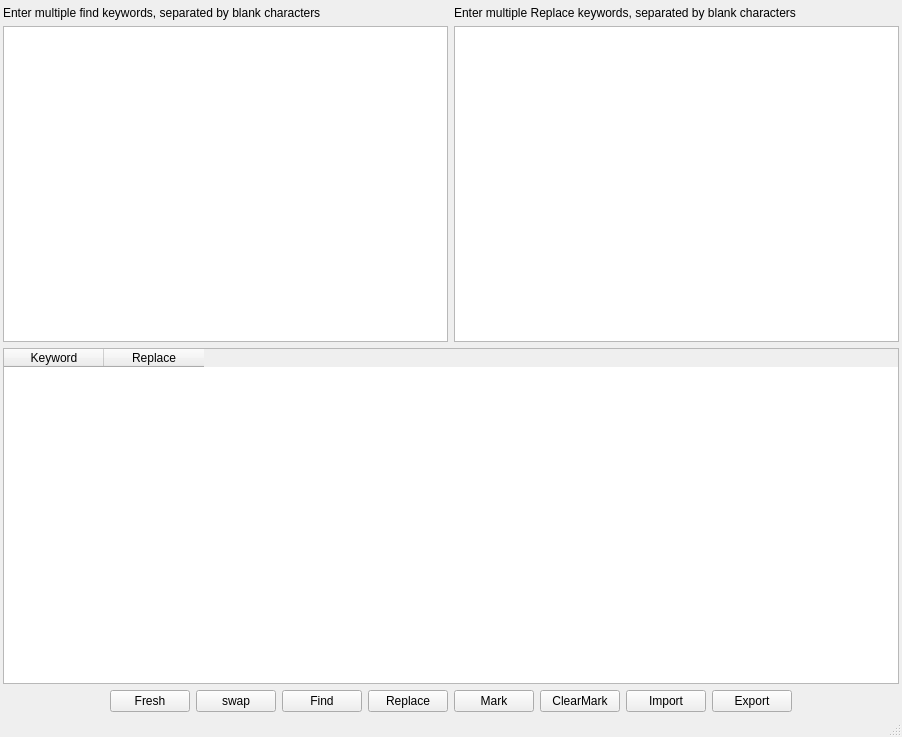
<?xml version="1.0" encoding="UTF-8"?>
<ui version="4.0">
 <class>BatchFindReplaceClass</class>
 <widget class="QMainWindow" name="BatchFindReplaceClass">
  <property name="geometry">
   <rect>
    <x>0</x>
    <y>0</y>
    <width>902</width>
    <height>737</height>
   </rect>
  </property>
  <property name="windowTitle">
   <string>BatchFindReplace</string>
  </property>
  <widget class="QWidget" name="centralWidget">
   <layout class="QVBoxLayout" name="verticalLayout_3">
    <property name="leftMargin">
     <number>3</number>
    </property>
    <property name="topMargin">
     <number>6</number>
    </property>
    <property name="rightMargin">
     <number>3</number>
    </property>
    <property name="bottomMargin">
     <number>3</number>
    </property>
    <item>
     <layout class="QHBoxLayout" name="horizontalLayout_2">
      <item>
       <layout class="QVBoxLayout" name="verticalLayout">
        <item>
         <widget class="QLabel" name="label">
          <property name="text">
           <string>Enter multiple find keywords, separated by blank characters</string>
          </property>
         </widget>
        </item>
        <item>
         <widget class="QPlainTextEdit" name="findKeywordEdit"/>
        </item>
       </layout>
      </item>
      <item>
       <layout class="QVBoxLayout" name="verticalLayout_2">
        <item>
         <widget class="QLabel" name="label_2">
          <property name="text">
           <string>Enter multiple Replace keywords, separated by blank characters</string>
          </property>
         </widget>
        </item>
        <item>
         <widget class="QPlainTextEdit" name="replaceKeywordEdit"/>
        </item>
       </layout>
      </item>
     </layout>
    </item>
    <item>
     <widget class="QTableWidget" name="findReplaceTable">
      <attribute name="horizontalHeaderVisible">
       <bool>true</bool>
      </attribute>
      <column>
       <property name="text">
        <string>Keyword</string>
       </property>
      </column>
      <column>
       <property name="text">
        <string>Replace</string>
       </property>
      </column>
     </widget>
    </item>
    <item>
     <layout class="QHBoxLayout" name="horizontalLayout">
      <item>
       <spacer name="horizontalSpacer">
        <property name="orientation">
         <enum>Qt::Horizontal</enum>
        </property>
        <property name="sizeHint" stdset="0">
         <size>
          <width>40</width>
          <height>20</height>
         </size>
        </property>
       </spacer>
      </item>
      <item>
       <widget class="QPushButton" name="freshBt">
        <property name="text">
         <string>Fresh</string>
        </property>
       </widget>
      </item>
      <item>
       <widget class="QPushButton" name="swapBt">
        <property name="text">
         <string>swap</string>
        </property>
       </widget>
      </item>
      <item>
       <widget class="QPushButton" name="findBt">
        <property name="text">
         <string>Find</string>
        </property>
       </widget>
      </item>
      <item>
       <widget class="QPushButton" name="replaceBt">
        <property name="text">
         <string>Replace</string>
        </property>
       </widget>
      </item>
      <item>
       <widget class="QPushButton" name="markBt">
        <property name="text">
         <string>Mark</string>
        </property>
       </widget>
      </item>
      <item>
       <widget class="QPushButton" name="pushButton">
        <property name="text">
         <string>ClearMark</string>
        </property>
       </widget>
      </item>
      <item>
       <widget class="QPushButton" name="importBt">
        <property name="text">
         <string>Import</string>
        </property>
       </widget>
      </item>
      <item>
       <widget class="QPushButton" name="exportBt">
        <property name="text">
         <string>Export</string>
        </property>
       </widget>
      </item>
      <item>
       <spacer name="horizontalSpacer_2">
        <property name="orientation">
         <enum>Qt::Horizontal</enum>
        </property>
        <property name="sizeHint" stdset="0">
         <size>
          <width>40</width>
          <height>20</height>
         </size>
        </property>
       </spacer>
      </item>
     </layout>
    </item>
   </layout>
  </widget>
  <widget class="QStatusBar" name="statusBar"/>
 </widget>
 <layoutdefault spacing="6" margin="11"/>
 <resources/>
 <connections>
  <connection>
   <sender>freshBt</sender>
   <signal>clicked()</signal>
   <receiver>BatchFindReplaceClass</receiver>
   <slot>on_freshBtClick()</slot>
   <hints>
    <hint type="sourcelabel">
     <x>204</x>
     <y>710</y>
    </hint>
    <hint type="destinationlabel">
     <x>218</x>
     <y>703</y>
    </hint>
   </hints>
  </connection>
  <connection>
   <sender>findBt</sender>
   <signal>clicked()</signal>
   <receiver>BatchFindReplaceClass</receiver>
   <slot>on_findBtClick()</slot>
   <hints>
    <hint type="sourcelabel">
     <x>366</x>
     <y>710</y>
    </hint>
    <hint type="destinationlabel">
     <x>426</x>
     <y>736</y>
    </hint>
   </hints>
  </connection>
  <connection>
   <sender>replaceBt</sender>
   <signal>clicked()</signal>
   <receiver>BatchFindReplaceClass</receiver>
   <slot>on_replaceBtClick()</slot>
   <hints>
    <hint type="sourcelabel">
     <x>447</x>
     <y>710</y>
    </hint>
    <hint type="destinationlabel">
     <x>530</x>
     <y>709</y>
    </hint>
   </hints>
  </connection>
  <connection>
   <sender>swapBt</sender>
   <signal>clicked()</signal>
   <receiver>BatchFindReplaceClass</receiver>
   <slot>on_swapFindReplace()</slot>
   <hints>
    <hint type="sourcelabel">
     <x>285</x>
     <y>710</y>
    </hint>
    <hint type="destinationlabel">
     <x>378</x>
     <y>736</y>
    </hint>
   </hints>
  </connection>
  <connection>
   <sender>importBt</sender>
   <signal>clicked()</signal>
   <receiver>BatchFindReplaceClass</receiver>
   <slot>on_import()</slot>
   <hints>
    <hint type="sourcelabel">
     <x>690</x>
     <y>710</y>
    </hint>
    <hint type="destinationlabel">
     <x>687</x>
     <y>736</y>
    </hint>
   </hints>
  </connection>
  <connection>
   <sender>exportBt</sender>
   <signal>clicked()</signal>
   <receiver>BatchFindReplaceClass</receiver>
   <slot>on_export()</slot>
   <hints>
    <hint type="sourcelabel">
     <x>771</x>
     <y>710</y>
    </hint>
    <hint type="destinationlabel">
     <x>799</x>
     <y>698</y>
    </hint>
   </hints>
  </connection>
  <connection>
   <sender>markBt</sender>
   <signal>clicked()</signal>
   <receiver>BatchFindReplaceClass</receiver>
   <slot>on_mark()</slot>
   <hints>
    <hint type="sourcelabel">
     <x>528</x>
     <y>710</y>
    </hint>
    <hint type="destinationlabel">
     <x>584</x>
     <y>742</y>
    </hint>
   </hints>
  </connection>
  <connection>
   <sender>pushButton</sender>
   <signal>clicked()</signal>
   <receiver>BatchFindReplaceClass</receiver>
   <slot>on_clearMark()</slot>
   <hints>
    <hint type="sourcelabel">
     <x>577</x>
     <y>693</y>
    </hint>
    <hint type="destinationlabel">
     <x>570</x>
     <y>746</y>
    </hint>
   </hints>
  </connection>
 </connections>
 <slots>
  <slot>on_freshBtClick()</slot>
  <slot>on_findBtClick()</slot>
  <slot>on_replaceBtClick()</slot>
  <slot>on_swapFindReplace()</slot>
  <slot>on_import()</slot>
  <slot>on_export()</slot>
  <slot>on_mark()</slot>
  <slot>on_clearMark()</slot>
 </slots>
</ui>
